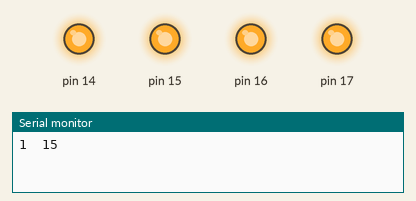
Simulated run of this sketch. Board: Arduino Uno, built with avr-gcc and run on an emulated ATmega328P. Shown: output pins drawn as LEDs (lit = HIGH), the last lines printed to the serial monitor. Pins used as bus, display or sensor lines are not drawn.

Above: at 0.2 s.
At 1.2 s:
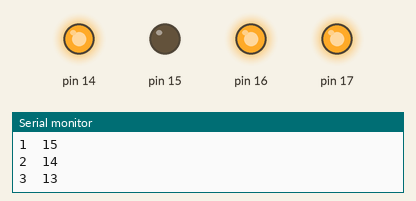
At 2.2 s:
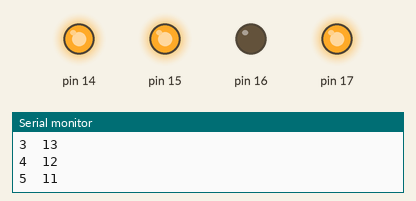
At 4.7 s:
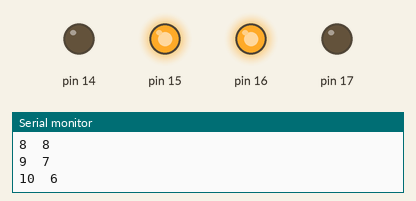
At 7.2 s:
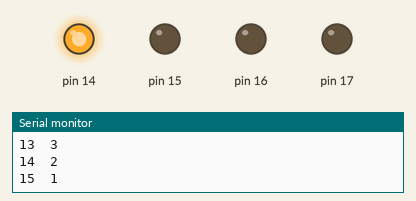
At 9.7 s:
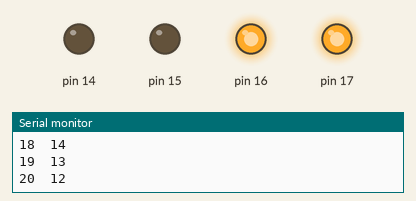
Timing chart, 0 to 10.4 s (numbered marks = the images above):
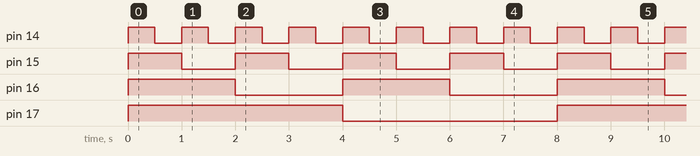

The sketch:

1-2a_count.ino
```cpp
int ev = 0;
void setup() {
  Serial.begin(9600);
  DDRC = 0xFF;
  PORTC = 0;
}
void loop() {
  ev++;
  Serial.print(ev);

  PORTC = 0x0F & --PORTC;

  Serial.print("\t");
  Serial.println(PORTC, DEC);
  delay(500);
}
```

Measured:
- by itself, pin 14: alternates HIGH for 0.50 s and LOW for 0.50 s
- by itself, pin 15: alternates HIGH for 1.0 s and LOW for 1.0 s
- by itself, pin 16: alternates HIGH for 2.0 s and LOW for 2.0 s
- by itself, pin 17: alternates HIGH for 4.0 s and LOW for 4.0 s
